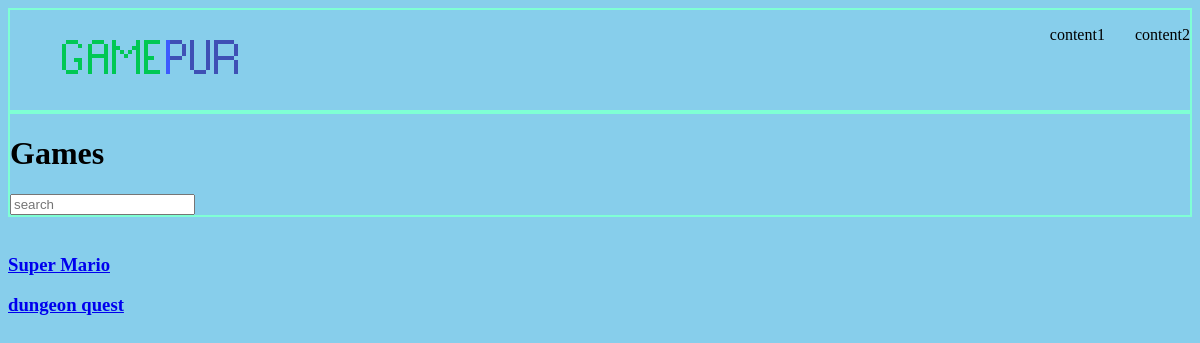
The app's page /, older data.
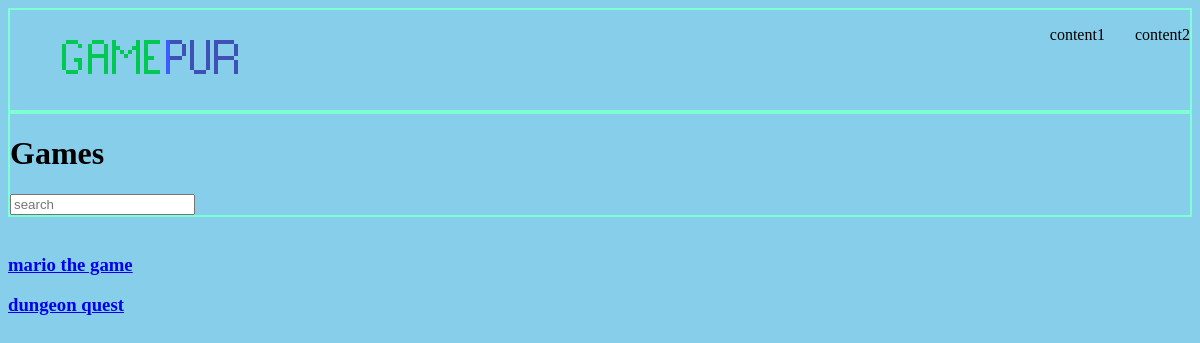
The same page, newer data.
### Game/models.py (models this page shows, shortened)
class Game(models.Model):
    name = models.CharField(max_length=100)
    description = models.TextField()
    date_published = models.DateField(auto_now_add=True)
    game_images = models.ImageField(default='default.png',upload_to='media')
    slug = models.SlugField(max_length=200)
    author = models.ForeignKey(User,on_delete=models.CASCADE,default=None)

### Game/views.py (the view)
# urls.py: path('',views.home, name='home'),
def home(request):
    games = Game.objects.all()
    return render(request,'Game/home.html',{'games': games})

### Game/templates/Game/home.html (shortened to what this page needs)
{% extends 'base_layout.html'%}
{% block content%}
    <div class="header">
        <h1>Games</h1>
        <input type="text" placeholder="search">
    </div>
    <br>
    {% for game in games %}
        <div class="games">
            <h3><a href="{% url 'Game:details' game.slug%}">{{game.name}}</a></h3>
        </div>
    {% endfor %}
{% endblock content%}

### templates/base_layout.html (shortened to what this page needs)
<!doctype html>
<html lang="en">
<head>
    {% load static %}
    <link rel="stylesheet" href="{% static 'style.css'%}">
</head>
<body>
    <div class="header">
        <nav class="navi">
            <ul class="logo">
                <li><img id='logo' src="{% static 'logo1.png' %}"></li>
            </ul>
            <ul class="end">
                <li>content1</li>
                <li>content2</li>
            </ul>
        </nav>
    </div>
    <div class="wrapper">
        {%block content%}
        {%endblock content%}
    </div>
</body>
</html>

### static/style.css (style rules this page uses)
body { background-color: skyblue; }
.header { border: aquamarine solid 2px; }
.end, .logo { display:inline-flex; list-style:none; }
.end { float:right; }
.end li { margin-left: 30px; }

Row changes from the older to the newer data that the page shows:
changed Game: name "Super Mario" → "mario the game"
